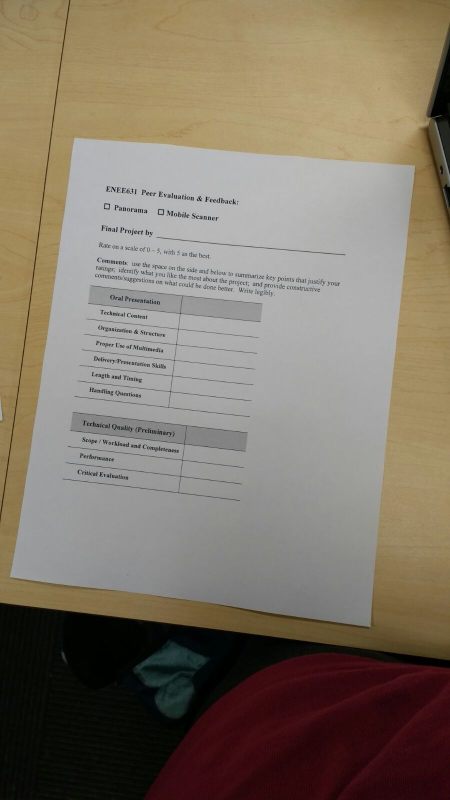
#> input picture testempty.jpg, 900 x 1600 px (shown at 1/2 size); the run also reads 1 picture not shown here
$ python basicscan.py   (older library calls are emulated)
#> lines starting #> are read from the running program, lines starting #| are printed output that depends on the picture; after the words box and inside, x2 and y2 are one past the last pixel; in counts of white or black regions, pixels touching at a corner belong together
### mobilescanner_final_curr.py
from __future__ import division
#from pyimagesearch import imutils
from skimage.filters import threshold_adaptive, threshold_otsu, rank
from skimage.morphology import disk
import numpy as np
import argparse, math
import cv2, pdb, imutils, random
import matplotlib.pyplot as plt
#import thinning, time
from scipy import optimize
from sklearn.cluster import KMeans
from sklearn import linear_model

display=False

# [4 lines left out: function drawline, not called in this run]


def displayImg(img, display=display):
	if display:
		fig, ax = plt.subplots()
		plt.axis('off')
		#plt.axis('tight')
		if len(img.shape)==2:
			plt.imshow(img, cmap='gray')
		else:
			plt.imshow(img[...,::-1])
		for item in [fig, ax]:
			item.patch.set_visible(False)
		plt.show()

		#cv2.imshow('image', img)
		#cv2.waitKey(0)
		#cv2.destroyAllWindows()

def connectedCompSizeFilter(edges, percentile=0.02, maxcomps=30, percentile2=0.02, maxcomps2=30):
	ret, markers, stats, centroids = cv2.connectedComponentsWithStats(edges)

	compsize = {}
	for i in range(markers.shape[0]):
		for j in range(markers.shape[1]):
			compsize[markers[i,j]] = compsize.get(markers[i,j],0)+1

	componentsSizes = sorted(compsize.values(),reverse=True)[1:]  #leave the first one out, it belongs to the background probably

	cutoff = int(min(int(len(componentsSizes)*percentile), maxcomps))  #keep top percentile% lengths


	#the component should be long
	#tt = ([max(i[2],i[3]) for i in stats])
	tt = ([i[2]**2 + i[3]**2 for i in stats])
	ttt = sorted(tt, reverse=True)[1:]
	cutoff2 = int(min((len(ttt)*percentile2), maxcomps2))
	#print cutoff, cutoff2, 'dfdfd'
	markedForDeletion = []
	for k in compsize:   #markedForDeletion = [k for k in compsize if compsize[k] < cutoff]
		if compsize[k] < componentsSizes[cutoff] or tt[k] < ttt[cutoff2]:
			markedForDeletion += [k]

	markedForDeletion = set(markedForDeletion)  #'in' is much faster for set than list
	for i in range(edges.shape[0]):
		for j in range(edges.shape[1]):
			if markers[i,j] in markedForDeletion:
				edges[i,j] = 0

	return edges

def thinme(edges):  ##https://pypi.python.org/pypi/thinning  #thinning algorithm by Guo and Hall
	return None#thinning.guo_hall_thinning(edges)

# [21 lines left out: functions reducebits, w_choice, resample, not called in this run]

#assumptions:
#high contrast between paper edge and table
#quadrilateral paper (straight edges)
#paper is the largest quadrilateral
#all the paper edges are visible

#should handle:
#no corner markings required
#any angle and orientation
def findCorners(img, stitched=None):
	origshape = img.shape
	img = cv2.resize(img, (500, 500))
	gray = cv2.cvtColor(img, cv2.COLOR_BGR2GRAY)
	#gray = reducebits(gray, 4)
	#gray = cv2.equalizeHist(gray)
	displayImg(gray)
	gray = cv2.bilateralFilter(gray,5,35,35)
	displayImg(gray)
	#25, 35
	edges = cv2.Canny(gray,25,35)  #low thresholds give noisy edges, but we shall clean up edges later using connected components
	displayImg(edges)

	if stitched:
		th = 2
		aa = (cv2.cvtColor(img, cv2.COLOR_BGR2GRAY) == 0).astype(np.uint8) * 255
		#hacky... this is known from image stitching code
		displayImg(aa)
		rr = int(np.floor((449/784)*500))  #these constants are for C:\Ananya\umd\acads\sem2\ENEE631\project\code\python1\newimgs\form2\stitched_.png
		cc = int(np.floor((799/863)*500))  #run mobilescanner_partialform to get these numbers
		#rr = int(np.floor((449/899)*500))
		#cc = int(np.floor((799/924)*500))

		#aa[rr+5,:cc]=255
		#aa[rr-5,:cc]=255

		#aa[:rr, cc+2] = 255
		#aa[:rr, cc-2] = 255
		aa[rr,:cc]=255
		aa[:rr, cc] = 255
		aa[:rr, cc] = 255
		displayImg(aa)
		ttt = np.where(aa == 255)
		tt = np.where(edges == 255)
		cc =0
		for i,j in zip(tt[0], tt[1]):  #this loop is very timeconsuming
			print (cc, len(tt[0])); cc+=1
			for ii, jj in zip(ttt[0], ttt[1]):
				if abs(i - ii) < th and abs(j - jj) < th:
					edges[i, j] = 0
		displayImg(edges)


	edges = connectedCompSizeFilter(edges)
	displayImg(edges)


	cleanedgesmore = True
	if cleanedgesmore:
		#pdb.set_trace()
		edges = cv2.dilate(edges, np.ones((5, 5)))
		# [7 lines of commented-out code are left out]

	if False:
		ret, markers, stats, centroids = cv2.connectedComponentsWithStats(edges)
		print (ret)
		plt.imshow(markers)
		plt.show()

		minLineLength = 30 #50
		maxLineGap = 5
		lines = cv2.HoughLinesP(edges,1,np.pi/45,10,minLineLength,maxLineGap)
		pp = img.copy()
		for x in range(0, len(lines)):
			for x1,y1,x2,y2 in lines[x]:
				t = random.randint(0,2)
				aa = [0,0,0]; aa[t]=255
				cv2.line(pp,(x1,y1),(x2,y2),tuple(aa),2)
		displayImg(pp, True)
		#pdb.set_trace()


	cnts,_ = cv2.findContours(edges.copy(), cv2.RETR_LIST, cv2.CHAIN_APPROX_NONE)[-2:]
	cnts = sorted(cnts, key=cv2.contourArea, reverse=True)

	periTh = 0.05
	c = cnts[0]

	p = cv2.arcLength(c, True)
	approx = cv2.approxPolyDP(c, periTh * p, True)
	pp = img.copy()
	cv2.drawContours(pp,c,-1,(255,0,0),2)
	displayImg(pp)

	if len(approx) == 4:  #and area is large enuf
		corners = np.squeeze(approx)
	else:
		print ('didnt find contour')
		#method 1: just find bounding box
		rect = cv2.minAreaRect(c)
		corners = cv2.boxPoints(rect)
		corners1 = np.int0(corners)


		#method 2: using hough lines, and clustering and line fitting
		minLineLength = 30  # 50
		maxLineGap = 5
		contourimg = np.zeros((500,500), np.uint8)
		#pdb.set_trace()
		for i in range(c.shape[0]):
			contourimg[c[i,0,1], c[i,0,0]] = 255
		displayImg(contourimg)
		lines = cv2.HoughLinesP(contourimg, 1, np.pi / 90, 5, minLineLength, maxLineGap)
		linecoeffs = []; lineids = []
		#pdb.set_trace()
		for x in range(0, len(lines)):  #lines is of shape numlines,1,4
			for x1, y1, x2, y2 in lines[x]:
				if x1==x2:
					m = float('inf'); intrcpt = x1 #intercept is technically inf
					angl = math.atan2(1,0)
					length = math.sqrt((y2-y1)**2 + (x2-x1)**2)
				else:
					m = (y2-y1)/(x2-x1)
					intrcpt = y2 - m*x2
					angl = math.atan2(y2-y1, x2-x1)
					length = math.sqrt((y2-y1)**2 + (x2-x1)**2)
				linecoeffs += [(m, intrcpt, angl, length)]
				cv2.line(pp, (x1, y1), (x2, y2), (0,255,0), 2)
		displayImg(pp)

		#pdb.set_trace()
		#linecoeffs = resample(linecoeffs)

		mlist = [(kk[0],1000.0)[kk[0]==float('inf')] for kk in linecoeffs]
		mlist = cutlist(mlist, 0.1)
		mlist = [[kk] for kk in mlist]
		kmeans_m = KMeans(n_clusters=2, init='k-means++', max_iter=300).fit(mlist)
		m_clusters = [[], []]
		for x in range(0, len(linecoeffs)):
			tmpp = linecoeffs[x][0]
			if kmeans_m.predict((tmpp,1000.0)[tmpp==float('inf')])[0]==0:
				m_clusters[0] += [x]
			else:
				m_clusters[1] += [x]


		finalLines = {}
		for m_clusterid, m_cluster in enumerate(m_clusters):
			#now find 2 clusters of c
			clist = [linecoeffs[lineid][1] for lineid in m_cluster]
			clist = cutlist(clist, 0.1)
			clist = [[kk] for kk in clist]
			kmeans_c = KMeans(n_clusters=2, init='k-means++', max_iter=300).fit(clist)
			c_clusters = [[], []]
			for lineid in m_cluster:
				if kmeans_c.predict([[linecoeffs[lineid][1]]])[0]==0:
					c_clusters[0] += [lineid]
				else:
					c_clusters[1] += [lineid]
			finalLines[(m_clusterid, 0)] = c_clusters[0]
			finalLines[(m_clusterid, 1)] = c_clusters[1]
		#pdb.set_trace()

		cnt = 0
		coll = [(0, 255, 0), (0, 255, 255), (255, 255, 0), (255, 0, 0)]
		lineeqdict = {}
		for finalline in finalLines:
			xlist = []; ylist = []
			for lineid in finalLines[finalline]:
				x1, y1, x2, y2 = lines[lineid][0]
				xlist += [x1, x2]
				ylist += [y1, y2]
				cv2.circle(pp, (x1, y1), 5, coll[cnt])
				cv2.circle(pp, (x2, y2), 5, coll[cnt])
			cnt += 1
			lineeqdict[finalline] = ransacfit(ylist, xlist)  #np.polyfit(ylist, xlist, 1)...ransac fits noisy data better
			#plt.plot(xlist, ylist, 'b*');plt.show()
			drawline(pp, lineeqdict[finalline], 2)
		p1 = solvelineq(lineeqdict[0,0],lineeqdict[1,0])
		p2 = solvelineq(lineeqdict[1,0], lineeqdict[0,1])
		p3 = solvelineq(lineeqdict[0,1], lineeqdict[1,1])
		p4 = solvelineq(lineeqdict[1,1], lineeqdict[0,0])
		corners2 = np.array([p1, p2, p3, p4])

		displayImg(pp)

		#select which one to use, corners1 or corners2?
		inbounds = lambda n : n>=0 and n<500
		checkCorners = lambda cornerslist : all([inbounds(i[0]) and inbounds(i[1]) for i in cornerslist])
		if not(checkCorners(corners1) and cv2.isContourConvex(corners1)):
			if not(checkCorners(corners2) and cv2.isContourConvex(corners2)):
				print ('both are bad')   #both are bad
				corners = corner1
			else:
				corners = corners2  #1 is bad, 2 is good
		else:
			if not(checkCorners(corners2) and cv2.isContourConvex(corners2)):
				corners = corners1   #1 is good, 2 is bad
			else:
				corners = corners1 if cv2.contourArea(corners1) > cv2.contourArea(corners1) else corners2 #both are good

	for i in corners:
		cv2.circle(pp, (i[0], i[1]), 5, (255,255,0), -1)
	displayImg(pp)

	scx = origshape[1]/500
	scy = origshape[0]/500
	return np.array([(int(scx*i[0]), int(scy*i[1])) for i in corners])

# [10 lines left out: functions cutlist, solvelineq, not called in this run]

def dist(p1, p2):
	return np.linalg.norm(np.array(p1) - np.array(p2))

# [5 lines left out: function ransacfit, not called in this run]

def order_points(pts):  #from here http://www.pyimagesearch.com/2014/08/25/4-point-opencv-getperspective-transform-example/
	# initialzie a list of coordinates that will be ordered
	# such that the first entry in the list is the top-left,
	# the second entry is the top-right, the third is the
	# bottom-right, and the fourth is the bottom-left
	rect = np.zeros((4, 2), dtype = "float32")

	# the top-left point will have the smallest sum, whereas
	# the bottom-right point will have the largest sum
	s = pts.sum(axis = 1)
	rect[0] = pts[np.argmin(s)]
	rect[2] = pts[np.argmax(s)]

	# now, compute the difference between the points, the
	# top-right point will have the smallest difference,
	# whereas the bottom-left will have the largest difference
	diff = np.diff(pts, axis = 1)
	rect[1] = pts[np.argmin(diff)]
	rect[3] = pts[np.argmax(diff)]

	# return the ordered coordinates
	return rect

def histeq_colimg(img, histeq=True):
	yuv = cv2.cvtColor(img, cv2.COLOR_BGR2YUV)
	if histeq:
		yuv[:,:,0] = cv2.equalizeHist(yuv[:,:,0])
	else:
		clahe = cv2.createCLAHE(clipLimit=2.0, tileGridSize=(8,8))
		yuv[:,:,0] = clahe.apply(yuv[:,:,0])
	return cv2.cvtColor(yuv, cv2.COLOR_YUV2BGR)


def gammaTransform(img, gamma):
	img = cv2.pow(img/255.0, gamma)
	return np.uint8(img*255)

def postprocess(img):
	img = cv2.cvtColor(img, cv2.COLOR_BGR2GRAY)
	gray = cv2.bilateralFilter(img,5,35,35)
	# [12 lines of commented-out code are left out]
	block_size = 35
	tmp = threshold_adaptive(gray, block_size, offset=10)
	th2 = 255*tmp.astype(np.uint8)
	# [10 lines of commented-out code are left out]
	thtmp = th2.copy()
	thtmp = 255 - thtmp
	thtmp = cv2.dilate(thtmp, np.ones((4, 4)))
	thtmp = 255 - thtmp

	#displayImg(thtmp, True)

	#pdb.set_trace()

	th1 = thtmp.copy()
	idxs = np.where(th1 == 0)
	for i,j in zip(idxs[0], idxs[1]):
		th1[i,j] = gray[i,j]

	#cleanupborder()
	#medfil = cv2.medianBlur(th2,3)
	#medfil = cv2.medianBlur(th1,3)
	return th2, th1

def normalizeImg(imgname, disp=False, stitched=False, outsize=None):
#> called with imgname = 'testempty.jpg', disp = False, stitched = False
	img = cv2.imread(imgname) if type(imgname)==type('a') else imgname
#> img is the input picture: shape (1600, 900, 3); mean B, G, R 104.2, 118.8, 129.7
	corners = order_points(findCorners(img, stitched))
#> in connectedCompSizeFilter, `ret, markers, stats, centroids = cv2.connectedComponentsWithStats(edges)`:
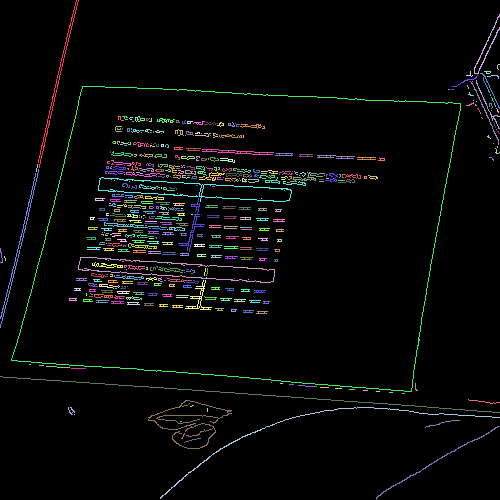
#> markers: shape (500, 500) int32; 445 distinct labels, from 0 to 444; one colour per label, 0 black
#> in connectedCompSizeFilter, `ret, markers, stats, centroids = cv2.connectedComponentsWithStats(edges)`: ret = 445; stats = 445 rows, first 6: [0, 0, 500, 500, 238118], [38, 0, 41, 168, 338], [474, 14, 26, 60, 145], [497, 64, 3, 6, 7], [466, 71, 7, 6, 11], [484, 71, 7, 3, 13]; centroids = 445 pairs, first value 0.944 to 498, second value 46.79 to 461.6
#> after the loop in connectedCompSizeFilter, `for i in range(markers.shape[0]):`: compsize = 445 items
#> in connectedCompSizeFilter, `componentsSizes = sorted(compsize.values(),reverse=True)[1:]`: componentsSizes = 444 values, max 1343 at index 0, min 1 at index 394, mean 26.76
#> in connectedCompSizeFilter, `cutoff = int(min(int(len(componentsSizes)*percentile), maxcomps))`: cutoff = 8
#> in connectedCompSizeFilter, `tt = ([i[2]**2 + i[3]**2 for i in stats])`: tt = 445 values, max 500000 at index 0, min 2 at index 18, mean 3183.5
#> in connectedCompSizeFilter, `ttt = sorted(tt, reverse=True)[1:]`: ttt = 444 values, max 296136 at index 0, min 2 at index 394, mean 2064.5
#> in connectedCompSizeFilter, `cutoff2 = int(min((len(ttt)*percentile2), maxcomps2))`: cutoff2 = 8
#> the loop in connectedCompSizeFilter, `for k in compsize:` made 445 passes
#> (k, markedForDeletion) on pass 11: (9, [2, 3, 4, 5, 6, 7, 8, 10, 9])
#> after the loop in connectedCompSizeFilter, `for k in compsize:`: markedForDeletion = 435 values, max 444 at index 434, min 2 at index 0, mean 221.6
#> in connectedCompSizeFilter, `markedForDeletion = set(markedForDeletion)  #'in' is much faster for s..`: markedForDeletion = 435 items
#> after the loop in connectedCompSizeFilter, `for i in range(edges.shape[0]):`:
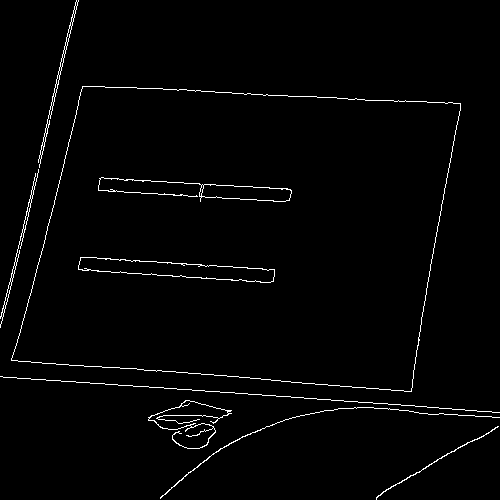
#> edges: shape (500, 500); 1.8% white in thin lines or dots
#> in findCorners, `edges = cv2.dilate(edges, np.ones((5, 5)))`:
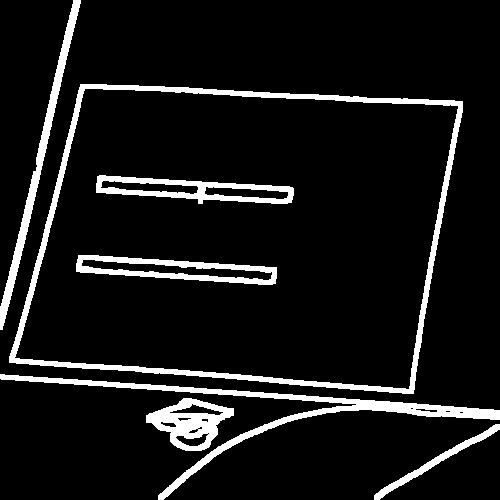
#> edges: shape (500, 500); 9.1% white; 7 white regions
#> in findCorners, `cnts,_ = cv2.findContours(edges.copy(), cv2.RETR_LIST, cv2.CHAIN_APPRO..`: cnts = 23 contours, 5 with area under 20; largest, box (x1, y1, x2, y2) and area: (9, 84, 463, 394) 112976, (14, 88, 459, 390) 106888, (0, 374, 500, 500) 4136, (76, 255, 277, 285) 3432, (96, 175, 294, 204) 3330
#> in findCorners, `c = cnts[0]`: c = contour of 1356 points, box (x1, y1, x2, y2) (9, 84, 463, 394), area 112976
#> in findCorners, `p = cv2.arcLength(c, True)`: p = 1428.1
#> in findCorners, `approx = cv2.approxPolyDP(c, periTh * p, True)`: approx = [[80, 84], [9, 362], [413, 393], [462, 101]]
#> the loop in findCorners, `for i in corners:` made 4 passes
#> after the loop in findCorners, `for i in corners:`:
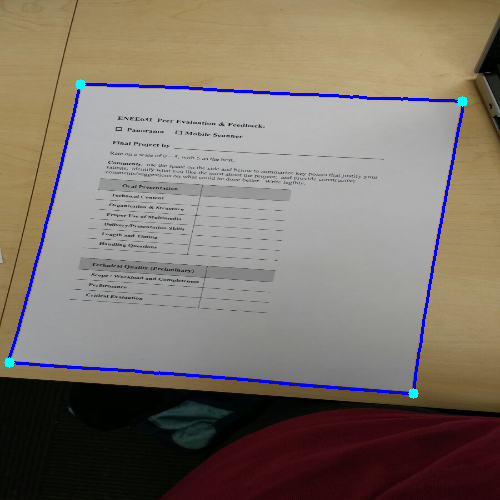
#> pp: shape (500, 500, 3); mean of channels 0, 1, 2 107.1, 117, 127.2; drawn as B, G, R
#> in order_points, `rect = np.zeros((4, 2), dtype = "float32")`: rect = [[0, 0], [0, 0], [0, 0], [0, 0]]
#> in order_points, `s = pts.sum(axis = 1)`: s = [412, 1174, 2000, 1154]
#> in order_points, `diff = np.diff(pts, axis = 1)`: diff = [124, 1142, 514, -508]
#> corners = [[144, 268], [831, 323], [743, 1257], [16, 1158]]
	pp = img.copy()
	for i in corners:
		cv2.circle(pp, (i[0], i[1]), 10, (255,255,0), -1)
#> this loop made 4 passes
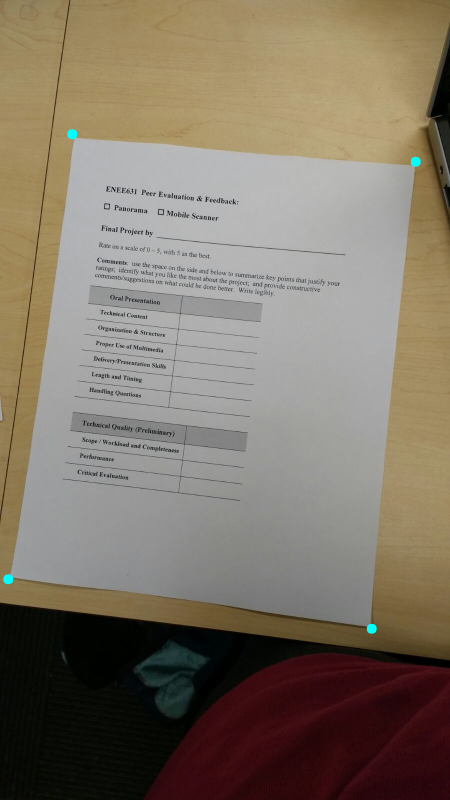
#> pp: shape (1600, 900, 3) (shown at 1/2 size); 0.09% of pixels changed, all inside (x1, y1, x2, y2) = (6, 258, 842, 1268)
	displayImg(pp, disp)


	if outsize is None:
		maxWidth = int(dist(corners[0], corners[1]))
#> maxWidth = 689
		maxHeight = int(dist(corners[1], corners[2]))
#> maxHeight = 938
	else:
		maxWidth, maxHeight = outsize
	dst = np.array([
		[0, 0],
		[maxWidth - 1, 0],
		[maxWidth - 1, maxHeight - 1],
		[0, maxHeight - 1]], dtype="float32")
#> dst = [[0, 0], [688, 0], [688, 937], [0, 937]]
	#pdb.set_trace()
	M = cv2.getPerspectiveTransform(corners.astype(np.float32), dst)
#> M = [[1.06, 0.153, -194.1], [-0.0913, 1.14, -292.5], [5.71e-05, 8.2e-05, 1]]
	#pdb.set_trace()
	warped = cv2.warpPerspective(img, M, (maxWidth, maxHeight))
	img = cv2.cvtColor(warped, cv2.COLOR_BGR2GRAY)
#> img: shape (938, 689)
	eqimg = cv2.equalizeHist(img)
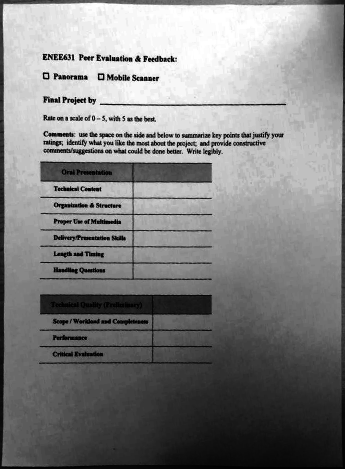
#> eqimg: shape (938, 689) (shown at 1/2 size); min 0, max 255, mean 129.9
	#print ("entering here")
	displayImg(eqimg, disp)
	#displayImg(eqimg, True)
	#print ("entering here1")
	clahe = cv2.createCLAHE(clipLimit=2.0, tileGridSize=(8,8))
	cl1 = clahe.apply(img)
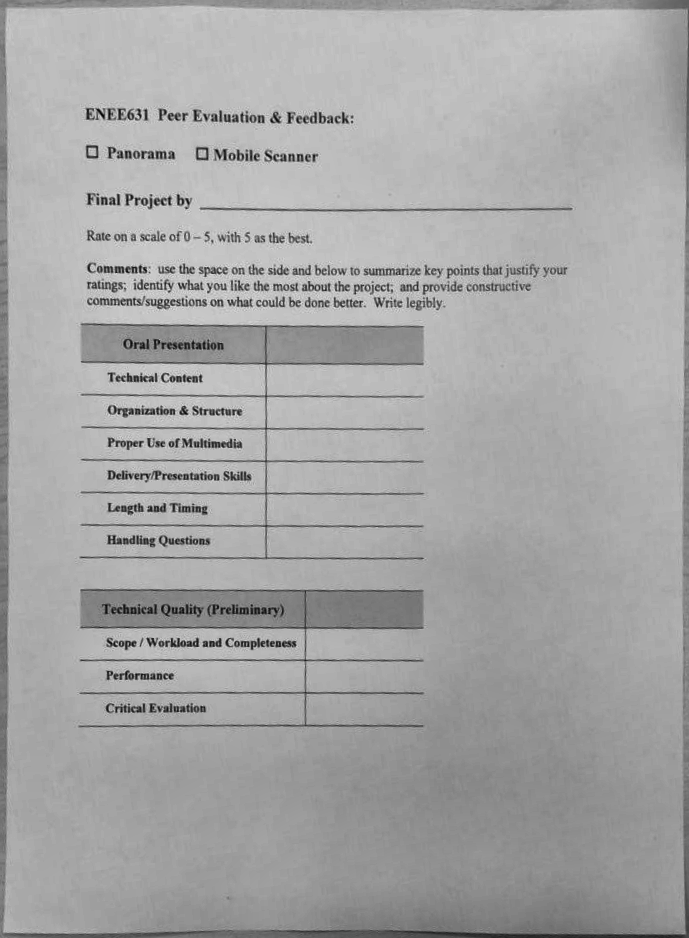
#> cl1: shape (938, 689); min 4, max 221, mean 165.2
	#print ("entering here2")
	#displayImg(cl1, disp)
	displayImg(cl1, disp)
	#print ("entering here3")
	finalimg1, finalimg2 = postprocess(warped)
#> (the rest of the program and of its run is left out)
